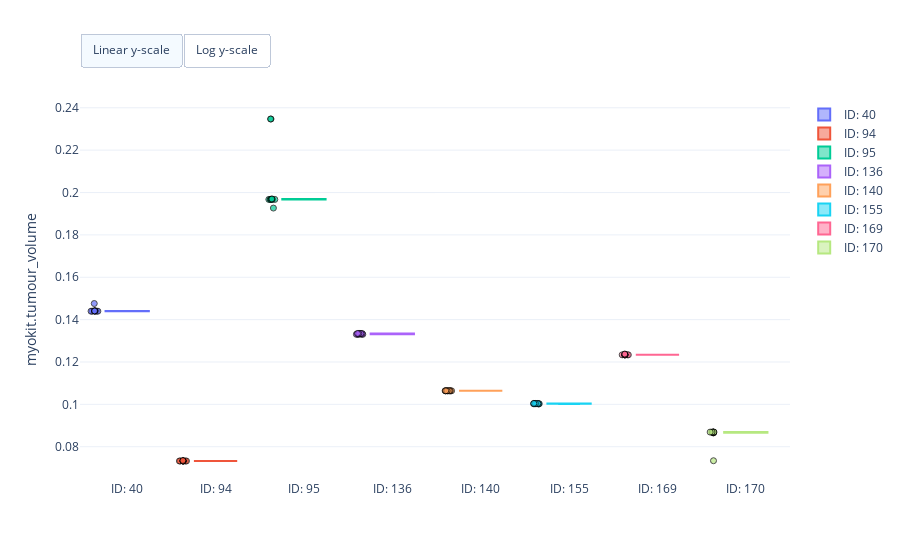
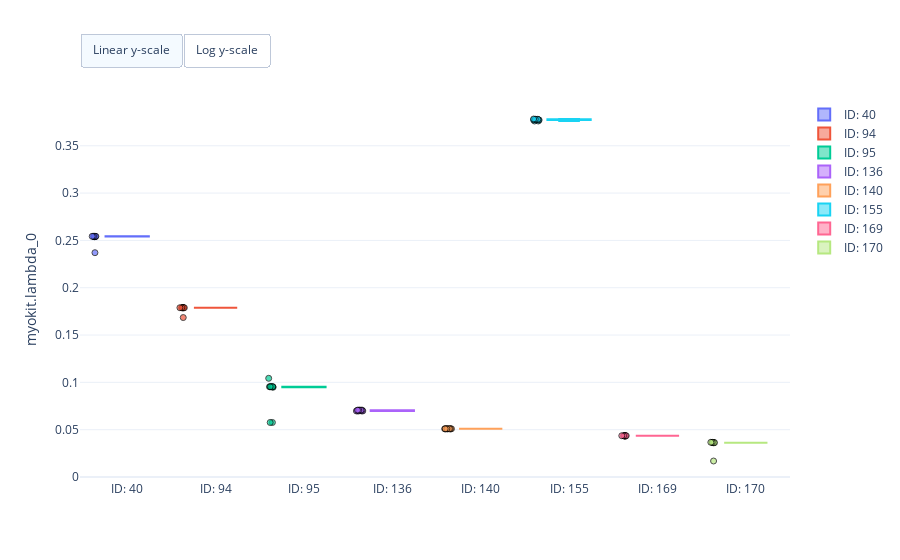
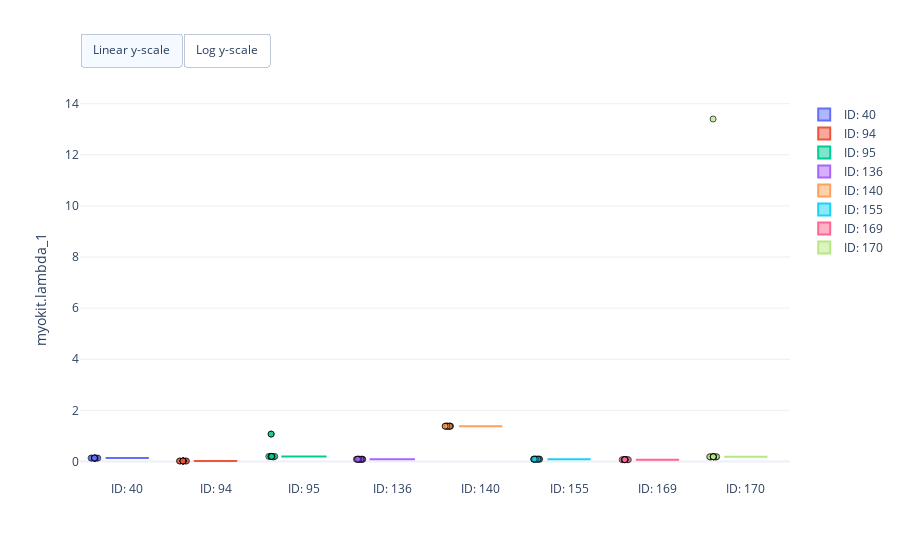
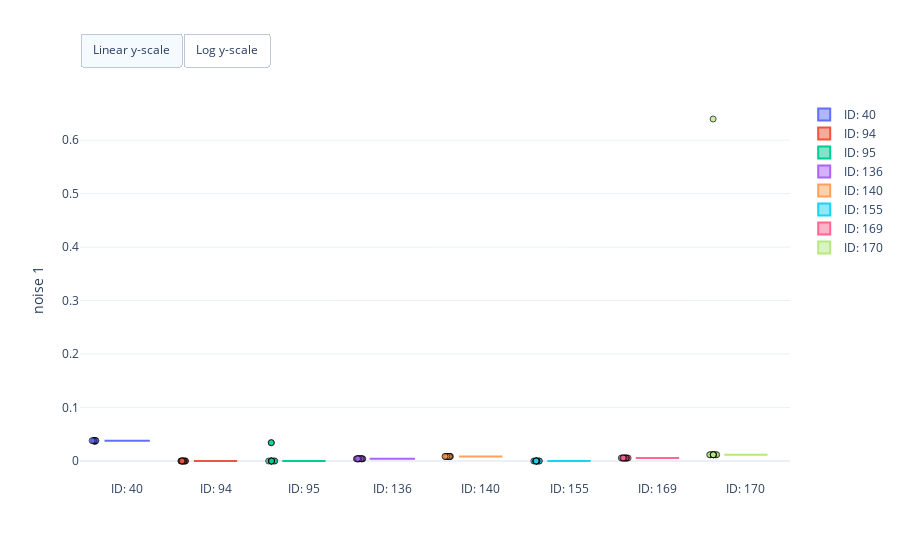

Notebook code cell kept with these figures, in order:
### Markdown cell above
### Visualise optimisation results

### Code cell
fig = erlo.plots.ParameterEstimatePlot()
fig.add_data(result)

fig.show()

### Figure 1 — Plotly figure (JSON) as saved in the notebook; plotly's stock layout.template omitted (floating-point values rounded to 4 significant figures)
{"data": [{"boxpoints": "all", "hovertemplate": "Estimate: %{y:.2f}<br>%{text}", "jitter": 0.2, "line": {"color": "#636EFA"}, "marker": {"color": "#636EFA", "line": {"color": "black", "width": 1}, "opacity": 0.7, "symbol": "circle"}, "name": "ID: 40", "pointpos": -1.5, "text": ["Run: 1 <br>Log-posterior score: 12.77", "Run: 2 <br>Log-posterior score: 12.77", "Run: 3 <br>Log-posterior score: 12.77", "Run: 4 <br>Log-posterior score: 12.77", "Run: 5 <br>Log-posterior score: 12.77", "Run: 6 <br>Log-posterior score: 12.77", "Run: 7 <br>Log-posterior score: 12.77", "Run: 8 <br>Log-posterior score: 12.76", "Run: 9 <br>Log-posterior score: 12.77", "Run: 10 <br>Log-posterior score: 12.77"], "type": "box", "visible": true, "y": [0.1441, 0.144, 0.144, 0.1441, 0.1441, 0.1441, 0.144, 0.1476, 0.1441, 0.144]}, {"boxpoints": "all", "hovertemplate": "Estimate: %{y:.2f}<br>%{text}", "jitter": 0.2, "line": {"color": "#EF553B"}, "marker": {"color": "#EF553B", "line": {"color": "black", "width": 1}, "opacity": 0.7, "symbol": "circle"}, "name": "ID: 94", "pointpos": -1.5, "text": ["Run: 1 <br>Log-posterior score: 33.90", "Run: 2 <br>Log-posterior score: 33.91", "Run: 3 <br>Log-posterior score: 33.91", "Run: 4 <br>Log-posterior score: 33.91", "Run: 5 <br>Log-posterior score: 33.91", "Run: 6 <br>Log-posterior score: 33.91", "Run: 7 <br>Log-posterior score: 33.91", "Run: 8 <br>Log-posterior score: 33.91", "Run: 9 <br>Log-posterior score: 33.91", "Run: 10 <br>Log-posterior score: 33.91"], "type": "box", "visible": true, "y": [0.07353, 0.07326, 0.07326, 0.07326, 0.07326, 0.07326, 0.07326, 0.07326, 0.07326, 0.07326]}, {"boxpoints": "all", "hovertemplate": "Estimate: %{y:.2f}<br>%{text}", "jitter": 0.2, "line": {"color": "#00CC96"}, "marker": {"color": "#00CC96", "line": {"color": "black", "width": 1}, "opacity": 0.7, "symbol": "circle"}, "name": "ID: 95", "pointpos": -1.5, "text": ["Run: 1 <br>Log-posterior score: 6.61", "Run: 2 <br>Log-posterior score: 6.61", "Run: 3 <br>Log-posterior score: 6.61", "Run: 4 <br>Log-posterior score: 6.61", "Run: 5 <br>Log-posterior score: 6.61", "Run: 6 <br>Log-posterior score: 6.61", "Run: 7 <br>Log-posterior score: 6.59", "Run: 8 <br>Log-posterior score: 6.61", "Run: 9 <br>Log-posterior score: 6.46", "Run: 10 <br>Log-posterior score: 6.46"], "type": "box", "visible": true, "y": [0.1967, 0.1967, 0.1967, 0.197, 0.1967, 0.1967, 0.1927, 0.1967, 0.2347, 0.2347]}, {"boxpoints": "all", "hovertemplate": "Estimate: %{y:.2f}<br>%{text}", "jitter": 0.2, "line": {"color": "#AB63FA"}, "marker": {"color": "#AB63FA", "line": {"color": "black", "width": 1}, "opacity": 0.7, "symbol": "circle"}, "name": "ID: 136", "pointpos": -1.5, "text": ["Run: 1 <br>Log-posterior score: 23.32", "Run: 2 <br>Log-posterior score: 23.32", "Run: 3 <br>Log-posterior score: 23.32", "Run: 4 <br>Log-posterior score: 23.32", "Run: 5 <br>Log-posterior score: 23.32", "Run: 6 <br>Log-posterior score: 23.32", "Run: 7 <br>Log-posterior score: 23.32", "Run: 8 <br>Log-posterior score: 23.32", "Run: 9 <br>Log-posterior score: 23.32", "Run: 10 <br>Log-posterior score: 23.32"], "type": "box", "visible": true, "y": [0.1331, 0.1331, 0.1335, 0.1335, 0.1331, 0.1335, 0.1335, 0.1331, 0.1331, 0.1335]}, {"boxpoints": "all", "hovertemplate": "Estimate: %{y:.2f}<br>%{text}", "jitter": 0.2, "line": {"color": "#FFA15A"}, "marker": {"color": "#FFA15A", "line": {"color": "black", "width": 1}, "opacity": 0.7, "symbol": "circle"}, "name": "ID: 140", "pointpos": -1.5, "text": ["Run: 1 <br>Log-posterior score: 14.57", "Run: 2 <br>Log-posterior score: 14.57", "Run: 3 <br>Log-posterior score: 14.57", "Run: 4 <br>Log-posterior score: 14.57", "Run: 5 <br>Log-posterior score: 14.57", "Run: 6 <br>Log-posterior score: 14.57", "Run: 7 <br>Log-posterior score: 14.57", "Run: 8 <br>Log-posterior score: 14.57", "Run: 9 <br>Log-posterior score: 14.57", "Run: 10 <br>Log-posterior score: 14.57"], "type": "box", "visible": true, "y": [0.1064, 0.1064, 0.1064, 0.1064, 0.1064, 0.1064, 0.1064, 0.1064, 0.1064, 0.1064]}, {"boxpoints": "all", "hovertemplate": "Estimate: %{y:.2f}<br>%{text}", "jitter": 0.2, "line": {"color": "#19D3F3"}, "marker": {"color": "#19D3F3", "line": {"color": "black", "width": 1}, "opacity": 0.7, "symbol": "circle"}, "name": "ID: 155", "pointpos": -1.5, "text": ["Run: 1 <br>Log-posterior score: 8.13", "Run: 2 <br>Log-posterior score: 8.13", "Run: 3 <br>Log-posterior score: 8.13", "Run: 4 <br>Log-posterior score: 8.13", "Run: 5 <br>Log-posterior score: 8.13", "Run: 6 <br>Log-posterior score: 8.13", "Run: 7 <br>Log-posterior score: 8.13", "Run: 8 <br>Log-posterior score: 8.13", "Run: 9 <br>Log-posterior score: 8.13", "Run: 10 <br>Log-posterior score: 8.13"], "type": "box", "visible": true, "y": [0.1002, 0.1004, 0.1003, 0.1004, 0.1003, 0.1003, 0.1003, 0.1003, 0.1003, 0.1004]}, {"boxpoints": "all", "hovertemplate": "Estimate: %{y:.2f}<br>%{text}", "jitter": 0.2, "line": {"color": "#FF6692"}, "marker": {"color": "#FF6692", "line": {"color": "black", "width": 1}, "opacity": 0.7, "symbol": "circle"}, "name": "ID: 169", "pointpos": -1.5, "text": ["Run: 1 <br>Log-posterior score: 38.63", "Run: 2 <br>Log-posterior score: 38.63", "Run: 3 <br>Log-posterior score: 38.63", "Run: 4 <br>Log-posterior score: 38.63", "Run: 5 <br>Log-posterior score: 38.63", "Run: 6 <br>Log-posterior score: 38.63", "Run: 7 <br>Log-posterior score: 38.63", "Run: 8 <br>Log-posterior score: 38.63", "Run: 9 <br>Log-posterior score: 38.63", "Run: 10 <br>Log-posterior score: 38.63"], "type": "box", "visible": true, "y": [0.1234, 0.1234, 0.1234, 0.1234, 0.1234, 0.1238, 0.1234, 0.1234, 0.1234, 0.1236]}, {"boxpoints": "all", "hovertemplate": "Estimate: %{y:.2f}<br>%{text}", "jitter": 0.2, "line": {"color": "#B6E880"}, "marker": {"color": "#B6E880", "line": {"color": "black", "width": 1}, "opacity": 0.7, "symbol": "circle"}, "name": "ID: 170", "pointpos": -1.5, "text": ["Run: 1 <br>Log-posterior score: 38.87", "Run: 2 <br>Log-posterior score: 38.87", "Run: 3 <br>Log-posterior score: 38.87", "Run: 4 <br>Log-posterior score: 38.86", "Run: 5 <br>Log-posterior score: 38.87", "Run: 6 <br>Log-posterior score: 38.87", "Run: 7 <br>Log-posterior score: 38.87", "Run: 8 <br>Log-posterior score: -21.66", "Run: 9 <br>Log-posterior score: 38.87", "Run: 10 <br>Log-posterior score: 38.86"], "type": "box", "visible": true, "y": [0.0869, 0.0869, 0.0869, 0.08654, 0.0869, 0.0869, 0.0869, 0.07339, 0.0869, 0.08654]}], "layout": {"autosize": true, "updatemenus": [{"buttons": [{"args": [{"yaxis.type": "linear"}], "label": "Linear y-scale", "method": "relayout"}, {"args": [{"yaxis.type": "log"}], "label": "Log y-scale", "method": "relayout"}], "direction": "left", "pad": {"r": 0, "t": -10}, "showactive": true, "type": "buttons", "x": 0, "xanchor": "left", "y": 1.15, "yanchor": "top"}], "yaxis": {"title": {"text": "myokit.tumour_volume"}}}}

### Figure 2 — Plotly figure (JSON) as saved in the notebook; plotly's stock layout.template omitted (floating-point values rounded to 4 significant figures)
{"data": [{"boxpoints": "all", "hovertemplate": "Estimate: %{y:.2f}<br>%{text}", "jitter": 0.2, "line": {"color": "#636EFA"}, "marker": {"color": "#636EFA", "line": {"color": "black", "width": 1}, "opacity": 0.7, "symbol": "circle"}, "name": "ID: 40", "pointpos": -1.5, "text": ["Run: 1 <br>Log-posterior score: 12.77", "Run: 2 <br>Log-posterior score: 12.77", "Run: 3 <br>Log-posterior score: 12.77", "Run: 4 <br>Log-posterior score: 12.77", "Run: 5 <br>Log-posterior score: 12.77", "Run: 6 <br>Log-posterior score: 12.77", "Run: 7 <br>Log-posterior score: 12.77", "Run: 8 <br>Log-posterior score: 12.76", "Run: 9 <br>Log-posterior score: 12.77", "Run: 10 <br>Log-posterior score: 12.77"], "type": "box", "visible": true, "y": [0.254, 0.2543, 0.2543, 0.254, 0.254, 0.254, 0.2543, 0.237, 0.254, 0.2543]}, {"boxpoints": "all", "hovertemplate": "Estimate: %{y:.2f}<br>%{text}", "jitter": 0.2, "line": {"color": "#EF553B"}, "marker": {"color": "#EF553B", "line": {"color": "black", "width": 1}, "opacity": 0.7, "symbol": "circle"}, "name": "ID: 94", "pointpos": -1.5, "text": ["Run: 1 <br>Log-posterior score: 33.90", "Run: 2 <br>Log-posterior score: 33.91", "Run: 3 <br>Log-posterior score: 33.91", "Run: 4 <br>Log-posterior score: 33.91", "Run: 5 <br>Log-posterior score: 33.91", "Run: 6 <br>Log-posterior score: 33.91", "Run: 7 <br>Log-posterior score: 33.91", "Run: 8 <br>Log-posterior score: 33.91", "Run: 9 <br>Log-posterior score: 33.91", "Run: 10 <br>Log-posterior score: 33.91"], "type": "box", "visible": true, "y": [0.1685, 0.1789, 0.1789, 0.1789, 0.1789, 0.1789, 0.1789, 0.1789, 0.1789, 0.1789]}, {"boxpoints": "all", "hovertemplate": "Estimate: %{y:.2f}<br>%{text}", "jitter": 0.2, "line": {"color": "#00CC96"}, "marker": {"color": "#00CC96", "line": {"color": "black", "width": 1}, "opacity": 0.7, "symbol": "circle"}, "name": "ID: 95", "pointpos": -1.5, "text": ["Run: 1 <br>Log-posterior score: 6.61", "Run: 2 <br>Log-posterior score: 6.61", "Run: 3 <br>Log-posterior score: 6.61", "Run: 4 <br>Log-posterior score: 6.61", "Run: 5 <br>Log-posterior score: 6.61", "Run: 6 <br>Log-posterior score: 6.61", "Run: 7 <br>Log-posterior score: 6.59", "Run: 8 <br>Log-posterior score: 6.61", "Run: 9 <br>Log-posterior score: 6.46", "Run: 10 <br>Log-posterior score: 6.46"], "type": "box", "visible": true, "y": [0.09537, 0.09537, 0.09537, 0.09487, 0.09537, 0.09537, 0.1043, 0.09537, 0.05762, 0.05762]}, {"boxpoints": "all", "hovertemplate": "Estimate: %{y:.2f}<br>%{text}", "jitter": 0.2, "line": {"color": "#AB63FA"}, "marker": {"color": "#AB63FA", "line": {"color": "black", "width": 1}, "opacity": 0.7, "symbol": "circle"}, "name": "ID: 136", "pointpos": -1.5, "text": ["Run: 1 <br>Log-posterior score: 23.32", "Run: 2 <br>Log-posterior score: 23.32", "Run: 3 <br>Log-posterior score: 23.32", "Run: 4 <br>Log-posterior score: 23.32", "Run: 5 <br>Log-posterior score: 23.32", "Run: 6 <br>Log-posterior score: 23.32", "Run: 7 <br>Log-posterior score: 23.32", "Run: 8 <br>Log-posterior score: 23.32", "Run: 9 <br>Log-posterior score: 23.32", "Run: 10 <br>Log-posterior score: 23.32"], "type": "box", "visible": true, "y": [0.07064, 0.07064, 0.06979, 0.06979, 0.07064, 0.06979, 0.06979, 0.07064, 0.07064, 0.06979]}, {"boxpoints": "all", "hovertemplate": "Estimate: %{y:.2f}<br>%{text}", "jitter": 0.2, "line": {"color": "#FFA15A"}, "marker": {"color": "#FFA15A", "line": {"color": "black", "width": 1}, "opacity": 0.7, "symbol": "circle"}, "name": "ID: 140", "pointpos": -1.5, "text": ["Run: 1 <br>Log-posterior score: 14.57", "Run: 2 <br>Log-posterior score: 14.57", "Run: 3 <br>Log-posterior score: 14.57", "Run: 4 <br>Log-posterior score: 14.57", "Run: 5 <br>Log-posterior score: 14.57", "Run: 6 <br>Log-posterior score: 14.57", "Run: 7 <br>Log-posterior score: 14.57", "Run: 8 <br>Log-posterior score: 14.57", "Run: 9 <br>Log-posterior score: 14.57", "Run: 10 <br>Log-posterior score: 14.57"], "type": "box", "visible": true, "y": [0.05093, 0.05093, 0.05093, 0.05093, 0.05093, 0.05093, 0.05093, 0.05093, 0.05093, 0.05093]}, {"boxpoints": "all", "hovertemplate": "Estimate: %{y:.2f}<br>%{text}", "jitter": 0.2, "line": {"color": "#19D3F3"}, "marker": {"color": "#19D3F3", "line": {"color": "black", "width": 1}, "opacity": 0.7, "symbol": "circle"}, "name": "ID: 155", "pointpos": -1.5, "text": ["Run: 1 <br>Log-posterior score: 8.13", "Run: 2 <br>Log-posterior score: 8.13", "Run: 3 <br>Log-posterior score: 8.13", "Run: 4 <br>Log-posterior score: 8.13", "Run: 5 <br>Log-posterior score: 8.13", "Run: 6 <br>Log-posterior score: 8.13", "Run: 7 <br>Log-posterior score: 8.13", "Run: 8 <br>Log-posterior score: 8.13", "Run: 9 <br>Log-posterior score: 8.13", "Run: 10 <br>Log-posterior score: 8.13"], "type": "box", "visible": true, "y": [0.3783, 0.3774, 0.3778, 0.3775, 0.3773, 0.378, 0.3762, 0.3762, 0.378, 0.3772]}, {"boxpoints": "all", "hovertemplate": "Estimate: %{y:.2f}<br>%{text}", "jitter": 0.2, "line": {"color": "#FF6692"}, "marker": {"color": "#FF6692", "line": {"color": "black", "width": 1}, "opacity": 0.7, "symbol": "circle"}, "name": "ID: 169", "pointpos": -1.5, "text": ["Run: 1 <br>Log-posterior score: 38.63", "Run: 2 <br>Log-posterior score: 38.63", "Run: 3 <br>Log-posterior score: 38.63", "Run: 4 <br>Log-posterior score: 38.63", "Run: 5 <br>Log-posterior score: 38.63", "Run: 6 <br>Log-posterior score: 38.63", "Run: 7 <br>Log-posterior score: 38.63", "Run: 8 <br>Log-posterior score: 38.63", "Run: 9 <br>Log-posterior score: 38.63", "Run: 10 <br>Log-posterior score: 38.63"], "type": "box", "visible": true, "y": [0.04362, 0.04362, 0.04362, 0.04362, 0.04362, 0.04305, 0.04362, 0.04362, 0.04362, 0.04349]}, {"boxpoints": "all", "hovertemplate": "Estimate: %{y:.2f}<br>%{text}", "jitter": 0.2, "line": {"color": "#B6E880"}, "marker": {"color": "#B6E880", "line": {"color": "black", "width": 1}, "opacity": 0.7, "symbol": "circle"}, "name": "ID: 170", "pointpos": -1.5, "text": ["Run: 1 <br>Log-posterior score: 38.87", "Run: 2 <br>Log-posterior score: 38.87", "Run: 3 <br>Log-posterior score: 38.87", "Run: 4 <br>Log-posterior score: 38.86", "Run: 5 <br>Log-posterior score: 38.87", "Run: 6 <br>Log-posterior score: 38.87", "Run: 7 <br>Log-posterior score: 38.87", "Run: 8 <br>Log-posterior score: -21.66", "Run: 9 <br>Log-posterior score: 38.87", "Run: 10 <br>Log-posterior score: 38.86"], "type": "box", "visible": true, "y": [0.03632, 0.03632, 0.03632, 0.03666, 0.03632, 0.03632, 0.03632, 0.01691, 0.03632, 0.03666]}], "layout": {"autosize": true, "updatemenus": [{"buttons": [{"args": [{"yaxis.type": "linear"}], "label": "Linear y-scale", "method": "relayout"}, {"args": [{"yaxis.type": "log"}], "label": "Log y-scale", "method": "relayout"}], "direction": "left", "pad": {"r": 0, "t": -10}, "showactive": true, "type": "buttons", "x": 0, "xanchor": "left", "y": 1.15, "yanchor": "top"}], "yaxis": {"title": {"text": "myokit.lambda_0"}}}}

### Figure 3 — Plotly figure (JSON) as saved in the notebook; plotly's stock layout.template omitted (floating-point values rounded to 4 significant figures)
{"data": [{"boxpoints": "all", "hovertemplate": "Estimate: %{y:.2f}<br>%{text}", "jitter": 0.2, "line": {"color": "#636EFA"}, "marker": {"color": "#636EFA", "line": {"color": "black", "width": 1}, "opacity": 0.7, "symbol": "circle"}, "name": "ID: 40", "pointpos": -1.5, "text": ["Run: 1 <br>Log-posterior score: 12.77", "Run: 2 <br>Log-posterior score: 12.77", "Run: 3 <br>Log-posterior score: 12.77", "Run: 4 <br>Log-posterior score: 12.77", "Run: 5 <br>Log-posterior score: 12.77", "Run: 6 <br>Log-posterior score: 12.77", "Run: 7 <br>Log-posterior score: 12.77", "Run: 8 <br>Log-posterior score: 12.76", "Run: 9 <br>Log-posterior score: 12.77", "Run: 10 <br>Log-posterior score: 12.77"], "type": "box", "visible": true, "y": [0.1343, 0.1343, 0.1343, 0.1343, 0.1343, 0.1343, 0.1343, 0.1376, 0.1343, 0.1343]}, {"boxpoints": "all", "hovertemplate": "Estimate: %{y:.2f}<br>%{text}", "jitter": 0.2, "line": {"color": "#EF553B"}, "marker": {"color": "#EF553B", "line": {"color": "black", "width": 1}, "opacity": 0.7, "symbol": "circle"}, "name": "ID: 94", "pointpos": -1.5, "text": ["Run: 1 <br>Log-posterior score: 33.90", "Run: 2 <br>Log-posterior score: 33.91", "Run: 3 <br>Log-posterior score: 33.91", "Run: 4 <br>Log-posterior score: 33.91", "Run: 5 <br>Log-posterior score: 33.91", "Run: 6 <br>Log-posterior score: 33.91", "Run: 7 <br>Log-posterior score: 33.91", "Run: 8 <br>Log-posterior score: 33.91", "Run: 9 <br>Log-posterior score: 33.91", "Run: 10 <br>Log-posterior score: 33.91"], "type": "box", "visible": true, "y": [0.02048, 0.02012, 0.02012, 0.02012, 0.02012, 0.02012, 0.02012, 0.02012, 0.02012, 0.02012]}, {"boxpoints": "all", "hovertemplate": "Estimate: %{y:.2f}<br>%{text}", "jitter": 0.2, "line": {"color": "#00CC96"}, "marker": {"color": "#00CC96", "line": {"color": "black", "width": 1}, "opacity": 0.7, "symbol": "circle"}, "name": "ID: 95", "pointpos": -1.5, "text": ["Run: 1 <br>Log-posterior score: 6.61", "Run: 2 <br>Log-posterior score: 6.61", "Run: 3 <br>Log-posterior score: 6.61", "Run: 4 <br>Log-posterior score: 6.61", "Run: 5 <br>Log-posterior score: 6.61", "Run: 6 <br>Log-posterior score: 6.61", "Run: 7 <br>Log-posterior score: 6.59", "Run: 8 <br>Log-posterior score: 6.61", "Run: 9 <br>Log-posterior score: 6.46", "Run: 10 <br>Log-posterior score: 6.46"], "type": "box", "visible": true, "y": [0.1989, 0.1989, 0.1989, 0.2005, 0.1989, 0.1989, 0.1762, 0.1989, 1.074, 1.074]}, {"boxpoints": "all", "hovertemplate": "Estimate: %{y:.2f}<br>%{text}", "jitter": 0.2, "line": {"color": "#AB63FA"}, "marker": {"color": "#AB63FA", "line": {"color": "black", "width": 1}, "opacity": 0.7, "symbol": "circle"}, "name": "ID: 136", "pointpos": -1.5, "text": ["Run: 1 <br>Log-posterior score: 23.32", "Run: 2 <br>Log-posterior score: 23.32", "Run: 3 <br>Log-posterior score: 23.32", "Run: 4 <br>Log-posterior score: 23.32", "Run: 5 <br>Log-posterior score: 23.32", "Run: 6 <br>Log-posterior score: 23.32", "Run: 7 <br>Log-posterior score: 23.32", "Run: 8 <br>Log-posterior score: 23.32", "Run: 9 <br>Log-posterior score: 23.32", "Run: 10 <br>Log-posterior score: 23.32"], "type": "box", "visible": true, "y": [0.08819, 0.08819, 0.08968, 0.08968, 0.08819, 0.08968, 0.08968, 0.08819, 0.08819, 0.08968]}, {"boxpoints": "all", "hovertemplate": "Estimate: %{y:.2f}<br>%{text}", "jitter": 0.2, "line": {"color": "#FFA15A"}, "marker": {"color": "#FFA15A", "line": {"color": "black", "width": 1}, "opacity": 0.7, "symbol": "circle"}, "name": "ID: 140", "pointpos": -1.5, "text": ["Run: 1 <br>Log-posterior score: 14.57", "Run: 2 <br>Log-posterior score: 14.57", "Run: 3 <br>Log-posterior score: 14.57", "Run: 4 <br>Log-posterior score: 14.57", "Run: 5 <br>Log-posterior score: 14.57", "Run: 6 <br>Log-posterior score: 14.57", "Run: 7 <br>Log-posterior score: 14.57", "Run: 8 <br>Log-posterior score: 14.57", "Run: 9 <br>Log-posterior score: 14.57", "Run: 10 <br>Log-posterior score: 14.57"], "type": "box", "visible": true, "y": [1.383, 1.383, 1.383, 1.383, 1.383, 1.383, 1.383, 1.383, 1.383, 1.383]}, {"boxpoints": "all", "hovertemplate": "Estimate: %{y:.2f}<br>%{text}", "jitter": 0.2, "line": {"color": "#19D3F3"}, "marker": {"color": "#19D3F3", "line": {"color": "black", "width": 1}, "opacity": 0.7, "symbol": "circle"}, "name": "ID: 155", "pointpos": -1.5, "text": ["Run: 1 <br>Log-posterior score: 8.13", "Run: 2 <br>Log-posterior score: 8.13", "Run: 3 <br>Log-posterior score: 8.13", "Run: 4 <br>Log-posterior score: 8.13", "Run: 5 <br>Log-posterior score: 8.13", "Run: 6 <br>Log-posterior score: 8.13", "Run: 7 <br>Log-posterior score: 8.13", "Run: 8 <br>Log-posterior score: 8.13", "Run: 9 <br>Log-posterior score: 8.13", "Run: 10 <br>Log-posterior score: 8.13"], "type": "box", "visible": true, "y": [0.09248, 0.09252, 0.09248, 0.0925, 0.0924, 0.09247, 0.0926, 0.0926, 0.09247, 0.09245]}, {"boxpoints": "all", "hovertemplate": "Estimate: %{y:.2f}<br>%{text}", "jitter": 0.2, "line": {"color": "#FF6692"}, "marker": {"color": "#FF6692", "line": {"color": "black", "width": 1}, "opacity": 0.7, "symbol": "circle"}, "name": "ID: 169", "pointpos": -1.5, "text": ["Run: 1 <br>Log-posterior score: 38.63", "Run: 2 <br>Log-posterior score: 38.63", "Run: 3 <br>Log-posterior score: 38.63", "Run: 4 <br>Log-posterior score: 38.63", "Run: 5 <br>Log-posterior score: 38.63", "Run: 6 <br>Log-posterior score: 38.63", "Run: 7 <br>Log-posterior score: 38.63", "Run: 8 <br>Log-posterior score: 38.63", "Run: 9 <br>Log-posterior score: 38.63", "Run: 10 <br>Log-posterior score: 38.63"], "type": "box", "visible": true, "y": [0.07088, 0.07088, 0.07088, 0.07088, 0.07088, 0.073, 0.07088, 0.07088, 0.07088, 0.07111]}, {"boxpoints": "all", "hovertemplate": "Estimate: %{y:.2f}<br>%{text}", "jitter": 0.2, "line": {"color": "#B6E880"}, "marker": {"color": "#B6E880", "line": {"color": "black", "width": 1}, "opacity": 0.7, "symbol": "circle"}, "name": "ID: 170", "pointpos": -1.5, "text": ["Run: 1 <br>Log-posterior score: 38.87", "Run: 2 <br>Log-posterior score: 38.87", "Run: 3 <br>Log-posterior score: 38.87", "Run: 4 <br>Log-posterior score: 38.86", "Run: 5 <br>Log-posterior score: 38.87", "Run: 6 <br>Log-posterior score: 38.87", "Run: 7 <br>Log-posterior score: 38.87", "Run: 8 <br>Log-posterior score: -21.66", "Run: 9 <br>Log-posterior score: 38.87", "Run: 10 <br>Log-posterior score: 38.86"], "type": "box", "visible": true, "y": [0.187, 0.187, 0.187, 0.174, 0.187, 0.187, 0.187, 13.4, 0.187, 0.174]}], "layout": {"autosize": true, "updatemenus": [{"buttons": [{"args": [{"yaxis.type": "linear"}], "label": "Linear y-scale", "method": "relayout"}, {"args": [{"yaxis.type": "log"}], "label": "Log y-scale", "method": "relayout"}], "direction": "left", "pad": {"r": 0, "t": -10}, "showactive": true, "type": "buttons", "x": 0, "xanchor": "left", "y": 1.15, "yanchor": "top"}], "yaxis": {"title": {"text": "myokit.lambda_1"}}}}

### Figure 4 — Plotly figure (JSON) as saved in the notebook; plotly's stock layout.template omitted (floating-point values rounded to 4 significant figures)
{"data": [{"boxpoints": "all", "hovertemplate": "Estimate: %{y:.2f}<br>%{text}", "jitter": 0.2, "line": {"color": "#636EFA"}, "marker": {"color": "#636EFA", "line": {"color": "black", "width": 1}, "opacity": 0.7, "symbol": "circle"}, "name": "ID: 40", "pointpos": -1.5, "text": ["Run: 1 <br>Log-posterior score: 12.77", "Run: 2 <br>Log-posterior score: 12.77", "Run: 3 <br>Log-posterior score: 12.77", "Run: 4 <br>Log-posterior score: 12.77", "Run: 5 <br>Log-posterior score: 12.77", "Run: 6 <br>Log-posterior score: 12.77", "Run: 7 <br>Log-posterior score: 12.77", "Run: 8 <br>Log-posterior score: 12.76", "Run: 9 <br>Log-posterior score: 12.77", "Run: 10 <br>Log-posterior score: 12.77"], "type": "box", "visible": true, "y": [0.03807, 0.03809, 0.03809, 0.03807, 0.03807, 0.03807, 0.03809, 0.03635, 0.03807, 0.03809]}, {"boxpoints": "all", "hovertemplate": "Estimate: %{y:.2f}<br>%{text}", "jitter": 0.2, "line": {"color": "#EF553B"}, "marker": {"color": "#EF553B", "line": {"color": "black", "width": 1}, "opacity": 0.7, "symbol": "circle"}, "name": "ID: 94", "pointpos": -1.5, "text": ["Run: 1 <br>Log-posterior score: 33.90", "Run: 2 <br>Log-posterior score: 33.91", "Run: 3 <br>Log-posterior score: 33.91", "Run: 4 <br>Log-posterior score: 33.91", "Run: 5 <br>Log-posterior score: 33.91", "Run: 6 <br>Log-posterior score: 33.91", "Run: 7 <br>Log-posterior score: 33.91", "Run: 8 <br>Log-posterior score: 33.91", "Run: 9 <br>Log-posterior score: 33.91", "Run: 10 <br>Log-posterior score: 33.91"], "type": "box", "visible": true, "y": [1.602e-13, 1.914e-14, 2.093e-13, 1.019e-15, 1.675e-15, 2.728e-14, 9.239e-14, 6.82e-14, 3.138e-14, 1.614e-14]}, {"boxpoints": "all", "hovertemplate": "Estimate: %{y:.2f}<br>%{text}", "jitter": 0.2, "line": {"color": "#00CC96"}, "marker": {"color": "#00CC96", "line": {"color": "black", "width": 1}, "opacity": 0.7, "symbol": "circle"}, "name": "ID: 95", "pointpos": -1.5, "text": ["Run: 1 <br>Log-posterior score: 6.61", "Run: 2 <br>Log-posterior score: 6.61", "Run: 3 <br>Log-posterior score: 6.61", "Run: 4 <br>Log-posterior score: 6.61", "Run: 5 <br>Log-posterior score: 6.61", "Run: 6 <br>Log-posterior score: 6.61", "Run: 7 <br>Log-posterior score: 6.59", "Run: 8 <br>Log-posterior score: 6.61", "Run: 9 <br>Log-posterior score: 6.46", "Run: 10 <br>Log-posterior score: 6.46"], "type": "box", "visible": true, "y": [8.136e-13, 3.381e-13, 4.68e-13, 1.072e-13, 2.468e-13, 6.631e-13, 1.532e-11, 2.069e-13, 0.03424, 0.03424]}, {"boxpoints": "all", "hovertemplate": "Estimate: %{y:.2f}<br>%{text}", "jitter": 0.2, "line": {"color": "#AB63FA"}, "marker": {"color": "#AB63FA", "line": {"color": "black", "width": 1}, "opacity": 0.7, "symbol": "circle"}, "name": "ID: 136", "pointpos": -1.5, "text": ["Run: 1 <br>Log-posterior score: 23.32", "Run: 2 <br>Log-posterior score: 23.32", "Run: 3 <br>Log-posterior score: 23.32", "Run: 4 <br>Log-posterior score: 23.32", "Run: 5 <br>Log-posterior score: 23.32", "Run: 6 <br>Log-posterior score: 23.32", "Run: 7 <br>Log-posterior score: 23.32", "Run: 8 <br>Log-posterior score: 23.32", "Run: 9 <br>Log-posterior score: 23.32", "Run: 10 <br>Log-posterior score: 23.32"], "type": "box", "visible": true, "y": [0.004065, 0.004065, 0.00426, 0.00426, 0.004065, 0.00426, 0.00426, 0.004065, 0.004065, 0.00426]}, {"boxpoints": "all", "hovertemplate": "Estimate: %{y:.2f}<br>%{text}", "jitter": 0.2, "line": {"color": "#FFA15A"}, "marker": {"color": "#FFA15A", "line": {"color": "black", "width": 1}, "opacity": 0.7, "symbol": "circle"}, "name": "ID: 140", "pointpos": -1.5, "text": ["Run: 1 <br>Log-posterior score: 14.57", "Run: 2 <br>Log-posterior score: 14.57", "Run: 3 <br>Log-posterior score: 14.57", "Run: 4 <br>Log-posterior score: 14.57", "Run: 5 <br>Log-posterior score: 14.57", "Run: 6 <br>Log-posterior score: 14.57", "Run: 7 <br>Log-posterior score: 14.57", "Run: 8 <br>Log-posterior score: 14.57", "Run: 9 <br>Log-posterior score: 14.57", "Run: 10 <br>Log-posterior score: 14.57"], "type": "box", "visible": true, "y": [0.008489, 0.008489, 0.008489, 0.008489, 0.008489, 0.008489, 0.008489, 0.008489, 0.008489, 0.008489]}, {"boxpoints": "all", "hovertemplate": "Estimate: %{y:.2f}<br>%{text}", "jitter": 0.2, "line": {"color": "#19D3F3"}, "marker": {"color": "#19D3F3", "line": {"color": "black", "width": 1}, "opacity": 0.7, "symbol": "circle"}, "name": "ID: 155", "pointpos": -1.5, "text": ["Run: 1 <br>Log-posterior score: 8.13", "Run: 2 <br>Log-posterior score: 8.13", "Run: 3 <br>Log-posterior score: 8.13", "Run: 4 <br>Log-posterior score: 8.13", "Run: 5 <br>Log-posterior score: 8.13", "Run: 6 <br>Log-posterior score: 8.13", "Run: 7 <br>Log-posterior score: 8.13", "Run: 8 <br>Log-posterior score: 8.13", "Run: 9 <br>Log-posterior score: 8.13", "Run: 10 <br>Log-posterior score: 8.13"], "type": "box", "visible": true, "y": [7.966e-06, 1.213e-06, 1.199e-10, 6.068e-07, 7.423e-07, 7.019e-12, 1.187e-14, 3.35e-11, 7.362e-11, 1.917e-05]}, {"boxpoints": "all", "hovertemplate": "Estimate: %{y:.2f}<br>%{text}", "jitter": 0.2, "line": {"color": "#FF6692"}, "marker": {"color": "#FF6692", "line": {"color": "black", "width": 1}, "opacity": 0.7, "symbol": "circle"}, "name": "ID: 169", "pointpos": -1.5, "text": ["Run: 1 <br>Log-posterior score: 38.63", "Run: 2 <br>Log-posterior score: 38.63", "Run: 3 <br>Log-posterior score: 38.63", "Run: 4 <br>Log-posterior score: 38.63", "Run: 5 <br>Log-posterior score: 38.63", "Run: 6 <br>Log-posterior score: 38.63", "Run: 7 <br>Log-posterior score: 38.63", "Run: 8 <br>Log-posterior score: 38.63", "Run: 9 <br>Log-posterior score: 38.63", "Run: 10 <br>Log-posterior score: 38.63"], "type": "box", "visible": true, "y": [0.005572, 0.005572, 0.005572, 0.005572, 0.005572, 0.0057, 0.005572, 0.005572, 0.005572, 0.005493]}, {"boxpoints": "all", "hovertemplate": "Estimate: %{y:.2f}<br>%{text}", "jitter": 0.2, "line": {"color": "#B6E880"}, "marker": {"color": "#B6E880", "line": {"color": "black", "width": 1}, "opacity": 0.7, "symbol": "circle"}, "name": "ID: 170", "pointpos": -1.5, "text": ["Run: 1 <br>Log-posterior score: 38.87", "Run: 2 <br>Log-posterior score: 38.87", "Run: 3 <br>Log-posterior score: 38.87", "Run: 4 <br>Log-posterior score: 38.86", "Run: 5 <br>Log-posterior score: 38.87", "Run: 6 <br>Log-posterior score: 38.87", "Run: 7 <br>Log-posterior score: 38.87", "Run: 8 <br>Log-posterior score: -21.66", "Run: 9 <br>Log-posterior score: 38.87", "Run: 10 <br>Log-posterior score: 38.86"], "type": "box", "visible": true, "y": [0.01175, 0.01175, 0.01175, 0.01169, 0.01175, 0.01175, 0.01175, 0.6396, 0.01175, 0.01169]}], "layout": {"autosize": true, "updatemenus": [{"buttons": [{"args": [{"yaxis.type": "linear"}], "label": "Linear y-scale", "method": "relayout"}, {"args": [{"yaxis.type": "log"}], "label": "Log y-scale", "method": "relayout"}], "direction": "left", "pad": {"r": 0, "t": -10}, "showactive": true, "type": "buttons", "x": 0, "xanchor": "left", "y": 1.15, "yanchor": "top"}], "yaxis": {"title": {"text": "noise 1"}}}}
